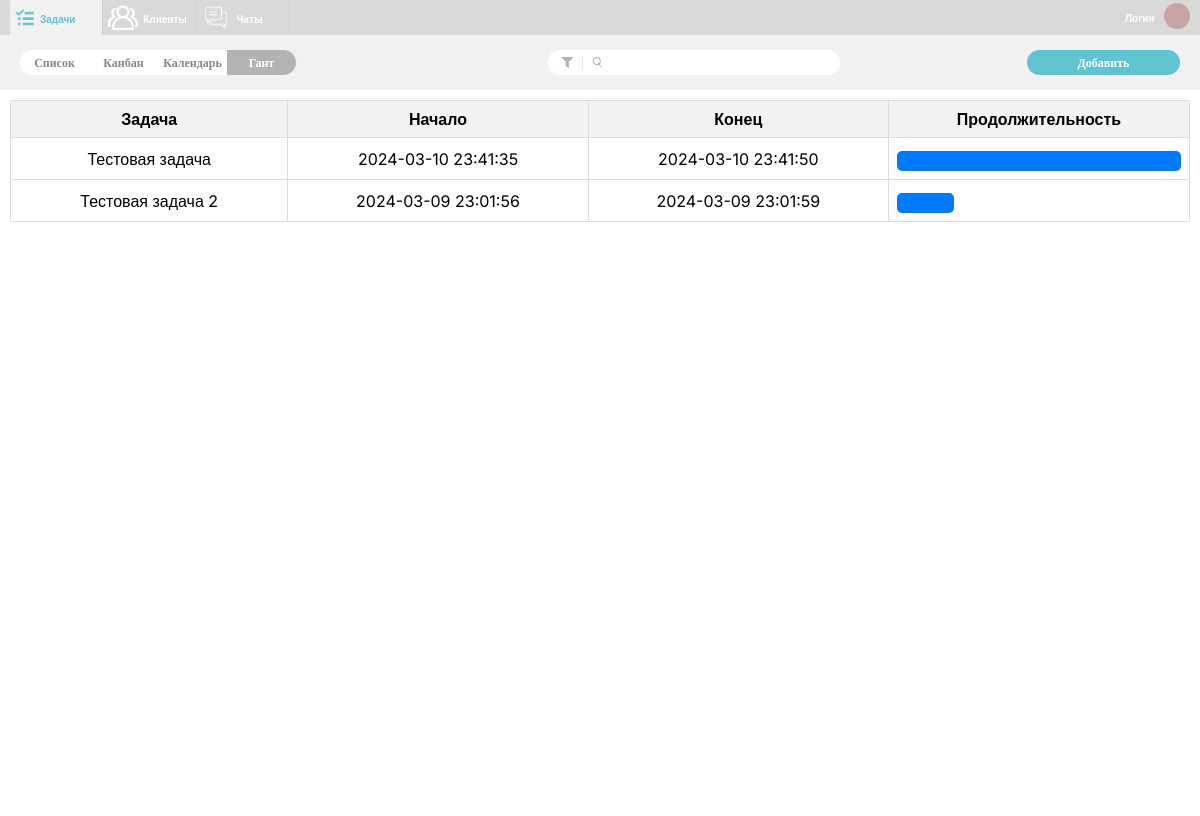
Screenshot of /TasksGant.php with the database file from the repository.
### tables this page shows
CREATE TABLE `issues` (
  `id_issue` int(11) NOT NULL,
  `id_status` int(11) DEFAULT NULL,
  `id_user` int(11) NOT NULL,
  `id_client` int(11) NOT NULL,
  `id_mark` int(11) DEFAULT NULL,
  `deleted` tinyint(1) DEFAULT 0,
  `name` varchar(100) DEFAULT NULL,
  `Description` text NOT NULL,
  `start_time` datetime DEFAULT NULL,
  `completion_time` datetime DEFAULT NULL
);

### TasksGant.php (the view, shortened to what this page needs)
<?php
include 'database.php';
?>
<!DOCTYPE html>
<html lang="en">
<head>
    <link rel="stylesheet" href="CSS/tasksStyleGant.css">
    <link rel="stylesheet" href="CSS/gantStyle.css">
</head>
<body>
    <header>
        <div class="header-container">
            <div class="nav-item active">
                <div class="rectangle-9">
                    <img src="IMG/image-70active.svg" alt="Задачи" width="30" height="30" />
                    <span class="nav-text">Задачи</span>
                </div>
            </div>
            <div class="nav-item">
              <a href="Clients.php" class="rectangle-9 client" style="text-decoration: none;">
                    <img src="IMG/image-80.svg" alt="Клиенты" width="21" height="21" />
                    <span class="nav-text">Клиенты</span>
              </a>
            </div>
            <div class="nav-item">
              <a href="Chats.php" class="rectangle-9 chat" style="text-decoration: none;">
                    <img src="IMG/image-90.svg" alt="Чаты" width="28" height="24" />
                    <span class="nav-text">Чаты</span>
              </a>
            </div>
        </div>
        <div class="login-avatar-container">
            <div class="login-text">Логин</div>
            <div class="avatar">
                <svg xmlns="http://www.w3.org/2000/svg" width="26" height="26" viewBox="0 0 26 26" fill="none">
                    <circle cx="13" cy="13" r="13" fill="#C7A5A5" />
                </svg>
            </div>
        </div>
    </header>
    <div class="header-content">
        <div class="second-panel">
            <div class="panel-item" id="list">
                <span>Список</span>
            </div>
            <div class="panel-item" id="kanban">
                <span>Канбан</span>
            </div>
            <div class="panel-item" id="calendar">
                <span>Календарь</span>
            </div>
            <div class="panel-item">
                <span>Гант</span>
            </div>
        </div>
        <div class="search-panel">
        <img src="IMG/Polygon2.svg" alt="Polygon2" id="polygon2"/>
        <img src="IMG/Search.svg" alt="Search" />
        <input type="text" id="searchInput">
    </div>
    <div class="add-button" onclick="openAddIssuePage()"><span>Добавить</span></div>
    </div>
    <div class="task-list-container">
    <div class="gantt-chart">
        <table class="gantt-table">
            <thead>
                <tr>
                    <th>Задача</th>
                    <th>Начало</th>
                    <th>Конец</th>
                    <th>Продолжительность</th>
                </tr>
            </thead>
            <tbody id="taskTableBody">
                <?php
                $sql = "SELECT * FROM issues WHERE start_time IS NOT NULL AND completion_time IS NOT NULL";
                $result = $conn->query($sql);
                $maximum = 0;
                while($row = $result->fetch_assoc()) {
                    $start_time = strtotime($row["start_time"]);
                    $completion_time = strtotime($row["completion_time"]);
                    $duration = $completion_time - $start_time;
                    if ($duration > $maximum) {
                        $maximum = $duration;
                    }
                }
                $result->data_seek(0);
                if ($result->num_rows > 0) {
                    while($row = $result->fetch_assoc()) {
                        echo "<tr>";
                        echo "<td class='task-name'>" . $row["name"] . "</td>";
                        echo "<td>" . $row["start_time"] . "</td>";
                        echo "<td>" . $row["completion_time"] . "</td>";
                        echo "<td>";
                        $start_time = strtotime($row["start_time"]);
                        $completion_time = strtotime($row["completion_time"]);
                        $duration = $completion_time - $start_time;
                        $width = ($duration / $maximum) * 100;
                        $width = min($width, 100);
                        echo "<div class='task-bar' style='width: " . $width . "%;'></div>";
                        echo "</td>";
                        echo "</tr>";
                    }
                } else {
                    echo "0 результатов";
                }
                ?>
            </tbody>
        </table>
    </div>
</div>
</body>
</html>

### CSS/tasksStyleGant.css (style rules this page uses)
body { margin: 0; font-family: Inter; overflow: hidden; background-color: #F2F0F0; }
header { width: 100%; height: 35px; background-color: #D9D9D9; display: flex; justify-content: space-between; align-items: center; padding: 0 10px; }
.header-container { display: flex; }
.nav-item { flex-shrink: 0; position: relative; }
.rectangle-9::after { content: ""; width: 1px; height: 35px; background: #CFCFCF; position: absolute; top: 0; right: 0; }
.rectangle-9 { background: #d9d9d9; width: 93.21px; height: 35px; position: relative; display: flex; align-items: center; cursor: pointer; }
.rectangle-9 img { width: 30px; height: 30px; flex-shrink: 0; }
.rectangle-9.client img { margin-right: 5px; margin-left: 5px; }
.rectangle-9.chat img { margin-right: 5px; margin-left: 5px; }
.nav-text { width: 39.244px; height: 9.479px; flex-shrink: 0; color: #5FC3D0; font-size: 10px; font-style: normal; font-weight: 700; line-height: normal; }
.client .nav-text { width: 46.112px; height: 9px; color: #FFF; }
.chat .nav-text { width: 29.433px; height: 10px; color: #FFF; }
.active .rectangle-9 { background-color: #F2F0F0; }
.login-avatar-container { display: flex; align-items: center; margin-right: 20px; }
.login-text { margin-right: 5px; width: 34px; height: 12px; flex-shrink: 0; color: #FFF; font-size: 10px; font-style: normal; font-weight: 700; line-height: normal; }
.header-content { margin-top: 15px; display: flex; align-items: center; margin-left: 10px; padding: 0 10px; }
.second-panel { display: flex; width: 276px; height: 25px; flex-shrink: 0; background-color: #F2F0F0; margin-right: 208px; }
.panel-item { width: 69px; height: 25px; flex-shrink: 0; display: flex; align-items: center; justify-content: center; cursor: pointer; }
.panel-item:first-child { border-radius: 30px 0 0 30px; background-color: #FFF; }
.panel-item:nth-child(2), .panel-item:nth-child(3) { background-color: #FFF; }
.panel-item:last-child { border-radius: 0 30px 30px 0; background-color: #B3B3B3; color: #FFF; }
.panel-item:first-child span { color: #878787; font-family: Inter; font-size: 12px; font-style: normal; font-weight: 700; line-height: normal; }
.panel-item:not(:first-child) span { color: #878787; font-family: Inter; font-size: 12px; font-style: normal; font-weight: 700; line-height: normal; }
.panel-item:nth-child(4) span { color: #FFF; }
.search-panel { margin-right: 187px; width: 272px; height: 25px; flex-shrink: 0; border-radius: 30px; background: #FFF; display: flex; align-items: center; padding: 0 10px; overflow: hidden; }
.search-panel img { margin-left: 3px; margin-right: 3px; }
.search-panel input { border: none; outline: none; width: calc(100% - 22px); height: 25px; font-family: Inter; font-size: 12px; font-style: normal; font-weight: 400; line-height: normal; }
.add-button { margin-left: auto; margin-right: 10px; width: 153px; height: 25px; flex-shrink: 0; border-radius: 30px; background: #5FC3D0; cursor: pointer; display: flex; align-items: center; justify-content: center; }
.add-button span { color: #FFF; font-family: Inter; font-size: 12px; font-style: normal; font-weight: 700; line-height: normal; }
.task-list-container { width: calc(100% - 20px); height: calc(100vh - 94px); background: #FFF; margin-top: 15px; padding: 10px; overflow: auto; }

### CSS/gantStyle.css (style rules this page uses)
body { font-family: 'Inter', sans-serif; }
.gantt-chart { width: 100%; overflow-x: auto; }
.gantt-table { border-collapse: collapse; width: 100%; }
.gantt-table th, .gantt-table td { border: 1px solid #ddd; padding: 8px; text-align: center; white-space: nowrap; overflow: hidden; text-overflow: ellipsis; }
.gantt-table th { background-color: #f2f2f2; }
.task-name { min-width: 150px; }
.task-bar { background-color: #007bff; border-radius: 5px; height: 20px; margin-top: 5px; position: relative; max-width: 100%; }

### rows the page displays
issues: name "Тестовая задача", start_time "2024-03-10 23:41:35", completion_time "2024-03-10 23:41:50"
issues: name "Тестовая задача 2", start_time "2024-03-09 23:01:56", completion_time "2024-03-09 23:01:59", $width 20 (drawn)
